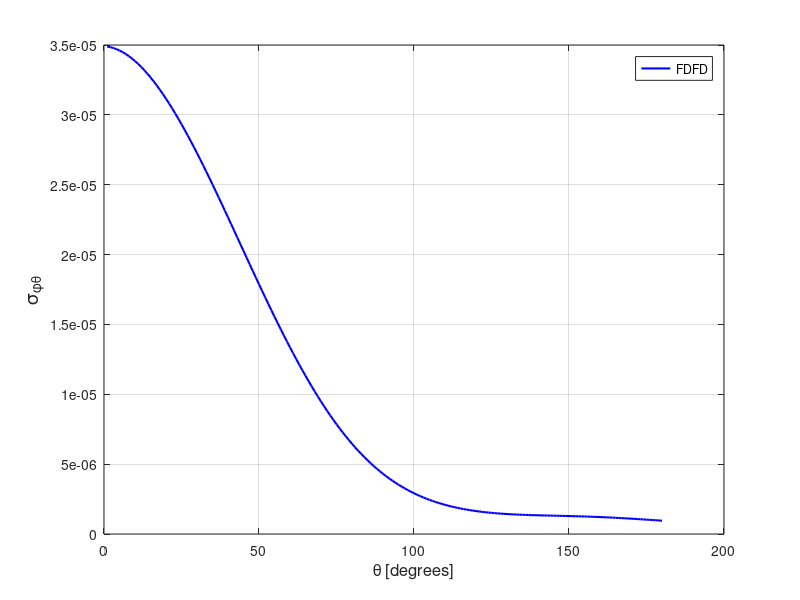

This chart was generated by the following MATLAB code:
spt = [ 
    1  0.34890738E-04
    2  0.34848003E-04
    3  0.34786441E-04
    4  0.34705910E-04
    5  0.34607430E-04
    6  0.34490811E-04
    7  0.34356133E-04
    8  0.34204146E-04
    9  0.34035271E-04
   10  0.33849326E-04
   11  0.33647317E-04
   12  0.33428627E-04
   13  0.33194770E-04
   14  0.32945733E-04
   15  0.32682150E-04
   16  0.32403575E-04
   17  0.32111613E-04
   18  0.31805721E-04
   19  0.31487205E-04
   20  0.31155821E-04
   21  0.30812796E-04
   22  0.30457111E-04
   23  0.30091736E-04
   24  0.29715411E-04
   25  0.29328517E-04
   26  0.28931452E-04
   27  0.28526485E-04
   28  0.28112325E-04
   29  0.27689877E-04
   30  0.27260543E-04
   31  0.26823902E-04
   32  0.26380989E-04
   33  0.25930836E-04
   34  0.25476907E-04
   35  0.25017571E-04
   36  0.24552826E-04
   37  0.24084986E-04
   38  0.23613577E-04
   39  0.23139362E-04
   40  0.22662802E-04
   41  0.22183929E-04
   42  0.21704129E-04
   43  0.21223537E-04
   44  0.20741940E-04
   45  0.20260897E-04
   46  0.19780658E-04
   47  0.19300904E-04
   48  0.18822364E-04
   49  0.18346640E-04
   50  0.17872984E-04
   51  0.17401719E-04
   52  0.16934175E-04
   53  0.16469863E-04
   54  0.16010386E-04
   55  0.15554797E-04
   56  0.15104383E-04
   57  0.14658864E-04
   58  0.14218711E-04
   59  0.13784938E-04
   60  0.13357301E-04
   61  0.12936563E-04
   62  0.12521702E-04
   63  0.12114465E-04
   64  0.11715315E-04
   65  0.11323148E-04
   66  0.10938305E-04
   67  0.10562005E-04
   68  0.10193726E-04
   69  0.98340424E-05
   70  0.94826382E-05
   71  0.91402035E-05
   72  0.88063862E-05
   73  0.84813510E-05
   74  0.81650987E-05
   75  0.78582943E-05
   76  0.75602416E-05
   77  0.72711437E-05
   78  0.69910698E-05
   79  0.67202218E-05
   80  0.64577971E-05
   81  0.62046556E-05
   82  0.59604204E-05
   83  0.57244306E-05
   84  0.54976599E-05
   85  0.52789292E-05
   86  0.50689237E-05
   87  0.48667571E-05
   88  0.46733699E-05
   89  0.44875437E-05
   90  0.43095019E-05
   91  0.41391240E-05
   92  0.39761949E-05
   93  0.38206085E-05
   94  0.36718309E-05
   95  0.35297701E-05
   96  0.33945948E-05
   97  0.32659452E-05
   98  0.31436327E-05
   99  0.30271724E-05
  100  0.29165494E-05
  101  0.28115116E-05
  102  0.27120832E-05
  103  0.26179375E-05
  104  0.25286918E-05
  105  0.24442434E-05
  106  0.23645659E-05
  107  0.22893717E-05
  108  0.22185839E-05
  109  0.21516603E-05
  110  0.20886632E-05
  111  0.20295652E-05
  112  0.19741494E-05
  113  0.19221841E-05
  114  0.18732950E-05
  115  0.18279451E-05
  116  0.17851728E-05
  117  0.17453532E-05
  118  0.17083289E-05
  119  0.16738863E-05
  120  0.16417957E-05
  121  0.16120816E-05
  122  0.15844826E-05
  123  0.15590592E-05
  124  0.15354589E-05
  125  0.15137928E-05
  126  0.14939021E-05
  127  0.14754838E-05
  128  0.14585596E-05
  129  0.14432791E-05
  130  0.14288740E-05
  131  0.14159806E-05
  132  0.14041968E-05
  133  0.13934903E-05
  134  0.13834732E-05
  135  0.13744652E-05
  136  0.13659992E-05
  137  0.13583584E-05
  138  0.13513401E-05
  139  0.13446922E-05
  140  0.13385340E-05
  141  0.13326720E-05
  142  0.13271651E-05
  143  0.13217561E-05
  144  0.13166934E-05
  145  0.13114784E-05
  146  0.13064689E-05
  147  0.13010844E-05
  148  0.12959363E-05
  149  0.12905292E-05
  150  0.12850194E-05
  151  0.12792499E-05
  152  0.12732861E-05
  153  0.12668727E-05
  154  0.12602253E-05
  155  0.12532199E-05
  156  0.12459078E-05
  157  0.12380873E-05
  158  0.12299547E-05
  159  0.12213053E-05
  160  0.12122850E-05
  161  0.12027731E-05
  162  0.11928904E-05
  163  0.11825177E-05
  164  0.11717749E-05
  165  0.11604898E-05
  166  0.11489351E-05
  167  0.11369409E-05
  168  0.11245004E-05
  169  0.11117000E-05
  170  0.10985156E-05
  171  0.10849875E-05
  172  0.10712806E-05
  173  0.10571196E-05
  174  0.10427492E-05
  175  0.10281537E-05
  176  0.10132957E-05
  177  0.99828810E-06
  178  0.98308919E-06
  179  0.96777865E-06
  180  0.95236049E-06
  181  0.93683451E-06
  182  0.92129312E-06
  183  0.90568568E-06
  184  0.89007767E-06
  185  0.87454254E-06
  186  0.85902263E-06
  187  0.84361051E-06
  188  0.82831360E-06
  189  0.81312396E-06
  190  0.79806216E-06
  191  0.78319658E-06
  192  0.76853621E-06
  193  0.75409412E-06
  194  0.73990600E-06
  195  0.72591814E-06
  196  0.71223855E-06
  197  0.69891456E-06
  198  0.68578692E-06
  199  0.67309378E-06
  200  0.66070919E-06
  201  0.64860939E-06
  202  0.63697439E-06
  203  0.62568773E-06
  204  0.61478619E-06
  205  0.60432774E-06
  206  0.59422314E-06
  207  0.58456317E-06
  208  0.57539893E-06
  209  0.56662526E-06
  210  0.55830208E-06
  211  0.55043245E-06
  212  0.54311522E-06
  213  0.53618970E-06
  214  0.52978379E-06
  215  0.52391340E-06
  216  0.51847462E-06
  217  0.51361940E-06
  218  0.50922381E-06
  219  0.50545327E-06
  220  0.50214970E-06
  221  0.49936773E-06
  222  0.49725003E-06
  223  0.49563181E-06
  224  0.49456457E-06
  225  0.49413865E-06
  226  0.49440035E-06
  227  0.49518911E-06
  228  0.49665948E-06
  229  0.49875621E-06
  230  0.50163857E-06
  231  0.50522516E-06
  232  0.50941418E-06
  233  0.51445005E-06
  234  0.52030475E-06
  235  0.52693525E-06
  236  0.53456432E-06
  237  0.54297021E-06
  238  0.55239298E-06
  239  0.56293277E-06
  240  0.57439087E-06
  241  0.58713283E-06
  242  0.60106970E-06
  243  0.61628435E-06
  244  0.63296307E-06
  245  0.65111573E-06
  246  0.67082880E-06
  247  0.69213894E-06
  248  0.71542780E-06
  249  0.74061296E-06
  250  0.76790644E-06
  251  0.79756239E-06
  252  0.82948742E-06
  253  0.86402633E-06
  254  0.90148330E-06
  255  0.94182730E-06
  256  0.98537760E-06
  257  0.10323200E-05
  258  0.10829341E-05
  259  0.11375814E-05
  260  0.11963572E-05
  261  0.12595231E-05
  262  0.13272638E-05
  263  0.14003015E-05
  264  0.14786615E-05
  265  0.15625862E-05
  266  0.16525432E-05
  267  0.17487547E-05
  268  0.18516528E-05
  269  0.19618130E-05
  270  0.20791117E-05
  271  0.22042968E-05
  272  0.23375812E-05
  273  0.24792614E-05
  274  0.26296916E-05
  275  0.27896258E-05
  276  0.29586126E-05
  277  0.31380373E-05
  278  0.33271563E-05
  279  0.35269520E-05
  280  0.37385460E-05
  281  0.39604652E-05
  282  0.41937897E-05
  283  0.44394337E-05
  284  0.46969144E-05
  285  0.49669093E-05
  286  0.52489127E-05
  287  0.55435157E-05
  288  0.58509663E-05
  289  0.61720812E-05
  290  0.65048644E-05
  291  0.68510676E-05
  292  0.72107155E-05
  293  0.75832495E-05
  294  0.79684032E-05
  295  0.83670320E-05
  296  0.87784638E-05
  297  0.92018199E-05
  298  0.96378917E-05
  299  0.10085783E-04
  300  0.10545752E-04
  301  0.11016636E-04
  302  0.11499000E-04
  303  0.11991247E-04
  304  0.12494267E-04
  305  0.13007183E-04
  306  0.13528444E-04
  307  0.14058751E-04
  308  0.14596451E-04
  309  0.15141723E-04
  310  0.15693055E-04
  311  0.16251439E-04
  312  0.16813699E-04
  313  0.17380768E-04
  314  0.17951150E-04
  315  0.18524077E-04
  316  0.19099625E-04
  317  0.19675739E-04
  318  0.20252744E-04
  319  0.20828564E-04
  320  0.21403002E-04
  321  0.21975904E-04
  322  0.22544380E-04
  323  0.23109353E-04
  324  0.23669067E-04
  325  0.24223353E-04
  326  0.24770368E-04
  327  0.25310886E-04
  328  0.25842408E-04
  329  0.26364660E-04
  330  0.26877507E-04
  331  0.27379658E-04
  332  0.27869834E-04
  333  0.28348471E-04
  334  0.28813867E-04
  335  0.29266215E-04
  336  0.29704235E-04
  337  0.30127720E-04
  338  0.30535597E-04
  339  0.30927698E-04
  340  0.31303734E-04
  341  0.31662832E-04
  342  0.32004486E-04
  343  0.32328746E-04
  344  0.32634751E-04
  345  0.32922897E-04
  346  0.33191798E-04
  347  0.33442226E-04
  348  0.33673354E-04
  349  0.33884924E-04
  350  0.34077206E-04
  351  0.34249915E-04
  352  0.34402681E-04
  353  0.34535558E-04
  354  0.34649296E-04
  355  0.34742538E-04
  356  0.34816334E-04
  357  0.34870267E-04
  358  0.34904635E-04
  359  0.34919314E-04
  360  0.34914829E-04
 ]; 
plot(spt(1:180,1),spt(1:180,2),'b-','linewidth',1.5 ); 
grid on 
legend('FDFD');
xlabel('\theta [degrees]','FontSize',12);
ylabel('\sigma_{\phi\theta}','FontSize',14);
